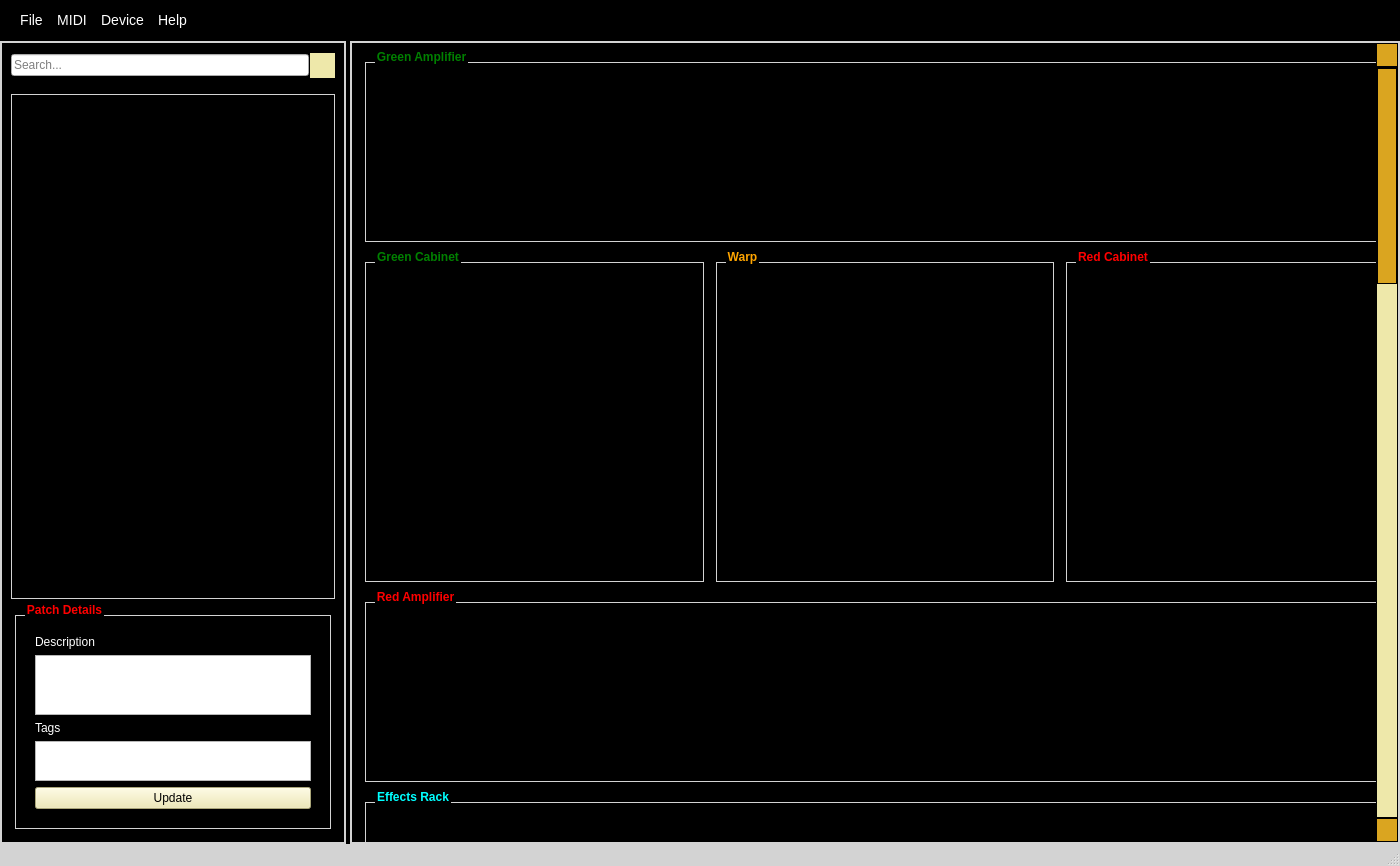
<?xml version="1.0" encoding="UTF-8"?>
<ui version="4.0">
 <class>MainWindow</class>
 <widget class="QMainWindow" name="MainWindow">
  <property name="geometry">
   <rect>
    <x>0</x>
    <y>0</y>
    <width>1400</width>
    <height>866</height>
   </rect>
  </property>
  <property name="minimumSize">
   <size>
    <width>400</width>
    <height>300</height>
   </size>
  </property>
  <property name="windowTitle">
   <string>GNX Edit MIDI Device Controller</string>
  </property>
  <property name="styleSheet">
   <string notr="true">
QMainWindow#MainWindow, QSplitter, QWidget#scrollPaneLeft, QWidget#scrollPaneRight,  QScrollArea, QTreeView {
   font-family: 'Arial';
   font-size: 12px; 
   color: white; 
	background-color: black;
}
QGroupBox {
   border: 1px solid lightgray;
   margin: 10px 4px 4px 4px;
   padding: 10px;
}

QGroupBox::title {
    left: 10px;
    top: -12px;
}

QGroupBox#groupBoxAmpRed, 
QGroupBox#groupBoxCabRed {
	color: red;
	font-weight: bold;
}
QGroupBox#groupBoxAmpGreen, 
QGroupBox#groupBoxCabGreen {
	color: green;
	font-weight: bold;
}
QGroupBox#groupBoxWarp {
	color: orange;
	font-weight: bold;
}
QGroupBox#groupBoxEffects {
	color: cyan;
	font-weight: bold;
}
QMenu {
	background-color:  palegoldenrod;
}
QMenu::item {
	color: black;
}
QMenu::item:selected {
	background-color: red;
	color: white;
}

QGroupBox#groupBoxAmpRed QMenu::item:selected,
QGroupBox#groupBoxCabRed QMenu::item:selected {
	background-color: red;
	color: white;
}

QGroupBox#groupBoxAmpGreen QMenu::item:selected,
QGroupBox#groupBoxCabGreen QMenu::item:selected {
	background-color: green;
	color: white;
}
QMenu::item:disabled {
   background-color: palegoldenrod;
   color: gray;
}

QGroupBox#groupBoxAmpGreen QMenu::item:disabled, 
QGroupBox#groupBoxCabGreen QMenu::item:disabled,
QGroupBox#groupBoxAmpRed QMenu::item:disabled, 
QGroupBox#groupBoxCabRed QMenu::item:disabled
 {
	background-color: palegoldenrod;
   color: black;
 }

QComboBox {
   padding: 4px; 
   margin: 0px; 
}

QComboBox#exp1selector, 
QComboBox#exp2selector,
QComboBox#exp3selector,
QComboBox#lfo1selector,
QComboBox#lfo2selector {
   color: white; 
   background-color: transparent;
   selection-background-color: transparent;
}

QComboBox#exp1selector QAbstractItemView, 
QComboBox#exp2selector QAbstractItemView, 
QComboBox#exp3selector QAbstractItemView, 
QComboBox#lfo1selector QAbstractItemView,
QComboBox#lfo2selector QAbstractItemView {
    color: white;
    background-color: black;
}

QComboBox#exp1selector QAbstractItemView QScrollBar:vertical, 
QComboBox#lfo1selector QAbstractItemView QScrollBar:vertical {
   background-color: #2A5300;
   color: black;     
}
QComboBox#exp3selector QAbstractItemView QScrollBar:vertical, 
QComboBox#lfo2selector QAbstractItemView QScrollBar:vertical {
   background-color: #7E0000;
   color: black;     
}
QComboBox#exp2selector QAbstractItemView QScrollBar:vertical {
   background-color: #853500;
   color: black;     
}

QMenuBar#mainMenuBar {
   font-family: 'Arial';
   font-size: 14px; 
   color: white; 
	background-color: black;
	color: white;
	padding: 0px;
    margin: 10px;
}
QMenuBar#mainMenuBar::item:selected {
   background-color: palegoldenrod;
   color: black;
}
 
QLabel[cssClass='blue'] {
   padding: 0, 0, 0, 0; 
   margin: 0; 
   color: lightblue;
   font-size: 14px;
   font-family: 'Arial Narrow'
}
QLabel[cssClass='orange'] {
   padding: 0, 0, 0, 0; 
   margin: 0; 
   color: khaki;
   font-size: 14px;
   font-family: 'Arial Narrow'
}
QLabel[cssClass='green'] {
   padding: 0, 0, 0, 0; 
   margin: 0; 
   color: white;
   font-size: 14px;
   font-family: 'Arial Narrow'
}
QLabel[cssClass='red'] {
   padding: 0, 0, 0, 0; 
   margin: 0; 
   color: lightpink;
   font-size: 14px;
   font-family: 'Arial Narrow'
}
QStatusBar {
	padding: 8px, 0;
	background-color: lightgray;
	color: black;
}

QStatusBar QLabel {
	border: 1px solid gray;
}

QTreeView {
   font-size: 14px;
   margin: 10px 0 0 0;
   padding: 10px 0 10px 0;
   border: 1px solid lightgray;
}

QTreeView::item:selected {
   border-image: none;
   background-image: none;
   border: none;
   border: 1px solid red;
   background-color: red;
   color: white;
}

QTreeView::branch:has-siblings:!adjoins-item {
    border-image: url('./src/ui/tree/vline.png') 0;
}

QTreeView::branch:has-siblings:adjoins-item {
    border-image: url('./src/ui/tree/branch-more.png') 0;
}

QTreeView::branch:!has-children:!has-siblings:adjoins-item {
    border-image: url('./src/ui/tree/branch-end.png') 0;
}

QTreeView::branch:has-children:!has-siblings:closed,
QTreeView::branch:closed:has-children:has-siblings {
        border-image: none;
        image: url('./src/ui/tree/branch-closed.png');
}

QTreeView::branch:open:has-children:!has-siblings,
QTreeView::branch:open:has-children:has-siblings  {
        border-image: none;
        image: url('./src/ui/tree/branch-open.png');
}

QSplitter::handle {
    background: black;
}

QScrollArea {
   border: 2px solid lightgray;
}

QScrollBar {
     border: 1px solid black;
     background: palegoldenrod;
     width: 22px;
     margin: 24px 0 24px 0;
}
QScrollBar::handle {
     background: none;
     min-height: 20px;
     background: goldenrod;
     border: 1px solid black;
}
QScrollBar::add-line {
     border: 1px solid black;
     background: goldenrod;
     height: 22px;
     subcontrol-position: bottom;
     subcontrol-origin: margin;
}
QScrollBar::sub-line {
     border: 1px solid black;
     background: goldenrod;
     height: 22px;
     subcontrol-position: top;
     subcontrol-origin: margin;
}
QScrollBar::left-arrow, QScrollBar::right-arrow,
QScrollBar::up-arrow, QScrollBar::down-arrow {
     border: none;
     width: 18px;
     height: 18px;
 }
QScrollBar::up-arrow {
   image: url('./src/ui/scroller/up.png');
}
QScrollBar::down-arrow {
   image: url('./src/ui/scroller/down.png');
}
QScrollBar::left-arrow {
   image: url('./src/ui/scroller/left.png');
}
QScrollBar::right-arrow {
   image: url('./src/ui/scroller/right.png');
}
QTitleBar {
   background: green;
}
QLabel[cssClass='context-menu-title'] {
   color: black;
   font-weight: bold;
   padding-left: 12px;
}
#patchDetailsGroupBox {
	color: red;
	font-weight: bold;
}
#patchDetailsGroupBox QLabel {
   color: white;
}
#patchDetailsGroupBox QPushButton {
   background-color: palegoldenrod;
}
#patchDetailsGroupBox QPushButton:pressed {
   background-color: goldenrod;
}

QPushButton#patchSearchButton { 
   background-color: palegoldenrod; 
   image: url('./src/ui/tree/search.png');
   border-style: outset;
   border-width: 1px;
}

QPushButton#patchSearchButton:pressed { 
   background-color: goldenrod; 
   image: url('./src/ui/tree/search-pressed.png');
   border-style: inset;
   border-width: 1px;
} 

QLineEdit#patchSearchText: {
   margin: 0px;
}


</string>
  </property>
  <widget class="QWidget" name="CentralWidget">
   <layout class="QHBoxLayout" name="horizontalLayout">
    <property name="spacing">
     <number>0</number>
    </property>
    <property name="leftMargin">
     <number>0</number>
    </property>
    <property name="topMargin">
     <number>0</number>
    </property>
    <property name="rightMargin">
     <number>0</number>
    </property>
    <property name="bottomMargin">
     <number>0</number>
    </property>
    <item>
     <widget class="QSplitter" name="splitter">
      <property name="sizePolicy">
       <sizepolicy hsizetype="Preferred" vsizetype="Preferred">
        <horstretch>0</horstretch>
        <verstretch>0</verstretch>
       </sizepolicy>
      </property>
      <property name="minimumSize">
       <size>
        <width>0</width>
        <height>800</height>
       </size>
      </property>
      <property name="maximumSize">
       <size>
        <width>16777215</width>
        <height>16777215</height>
       </size>
      </property>
      <property name="baseSize">
       <size>
        <width>0</width>
        <height>0</height>
       </size>
      </property>
      <property name="orientation">
       <enum>Qt::Orientation::Horizontal</enum>
      </property>
      <property name="childrenCollapsible">
       <bool>false</bool>
      </property>
      <widget class="QScrollArea" name="scrollAreaLeft">
       <property name="sizePolicy">
        <sizepolicy hsizetype="Maximum" vsizetype="Expanding">
         <horstretch>0</horstretch>
         <verstretch>0</verstretch>
        </sizepolicy>
       </property>
       <property name="minimumSize">
        <size>
         <width>200</width>
         <height>0</height>
        </size>
       </property>
       <property name="maximumSize">
        <size>
         <width>600</width>
         <height>16777215</height>
        </size>
       </property>
       <property name="baseSize">
        <size>
         <width>0</width>
         <height>0</height>
        </size>
       </property>
       <property name="widgetResizable">
        <bool>true</bool>
       </property>
       <widget class="QWidget" name="scrollPaneLeft">
        <property name="geometry">
         <rect>
          <x>0</x>
          <y>0</y>
          <width>341</width>
          <height>796</height>
         </rect>
        </property>
        <property name="sizePolicy">
         <sizepolicy hsizetype="Preferred" vsizetype="Preferred">
          <horstretch>0</horstretch>
          <verstretch>0</verstretch>
         </sizepolicy>
        </property>
        <layout class="QVBoxLayout" name="verticalLayout">
         <item>
          <widget class="QWidget" name="widget" native="true">
           <property name="sizePolicy">
            <sizepolicy hsizetype="Preferred" vsizetype="Maximum">
             <horstretch>0</horstretch>
             <verstretch>0</verstretch>
            </sizepolicy>
           </property>
           <layout class="QHBoxLayout" name="horizontalLayout_4">
            <property name="spacing">
             <number>0</number>
            </property>
            <property name="leftMargin">
             <number>0</number>
            </property>
            <property name="topMargin">
             <number>0</number>
            </property>
            <property name="rightMargin">
             <number>0</number>
            </property>
            <property name="bottomMargin">
             <number>0</number>
            </property>
            <item>
             <widget class="QLineEdit" name="patchSearchText">
              <property name="placeholderText">
               <string>Search...</string>
              </property>
             </widget>
            </item>
            <item>
             <widget class="QPushButton" name="patchSearchButton">
              <property name="sizePolicy">
               <sizepolicy hsizetype="Minimum" vsizetype="Fixed">
                <horstretch>0</horstretch>
                <verstretch>0</verstretch>
               </sizepolicy>
              </property>
              <property name="minimumSize">
               <size>
                <width>26</width>
                <height>26</height>
               </size>
              </property>
              <property name="maximumSize">
               <size>
                <width>26</width>
                <height>26</height>
               </size>
              </property>
              <property name="cursor">
               <cursorShape>PointingHandCursor</cursorShape>
              </property>
              <property name="text">
               <string/>
              </property>
              <property name="autoDefault">
               <bool>false</bool>
              </property>
              <property name="default">
               <bool>false</bool>
              </property>
              <property name="flat">
               <bool>false</bool>
              </property>
             </widget>
            </item>
           </layout>
          </widget>
         </item>
         <item>
          <widget class="QTreeView" name="treeView">
           <property name="sizePolicy">
            <sizepolicy hsizetype="Preferred" vsizetype="Preferred">
             <horstretch>5</horstretch>
             <verstretch>0</verstretch>
            </sizepolicy>
           </property>
           <property name="baseSize">
            <size>
             <width>0</width>
             <height>0</height>
            </size>
           </property>
           <property name="headerHidden">
            <bool>true</bool>
           </property>
          </widget>
         </item>
         <item>
          <widget class="QGroupBox" name="patchDetailsGroupBox">
           <property name="sizePolicy">
            <sizepolicy hsizetype="Preferred" vsizetype="Maximum">
             <horstretch>0</horstretch>
             <verstretch>0</verstretch>
            </sizepolicy>
           </property>
           <property name="title">
            <string>Patch Details</string>
           </property>
           <layout class="QVBoxLayout" name="verticalLayout_6">
            <item>
             <widget class="QLabel" name="label">
              <property name="sizePolicy">
               <sizepolicy hsizetype="Preferred" vsizetype="Maximum">
                <horstretch>0</horstretch>
                <verstretch>0</verstretch>
               </sizepolicy>
              </property>
              <property name="text">
               <string>Description</string>
              </property>
             </widget>
            </item>
            <item>
             <widget class="QPlainTextEdit" name="patchDescription">
              <property name="sizePolicy">
               <sizepolicy hsizetype="Expanding" vsizetype="Maximum">
                <horstretch>0</horstretch>
                <verstretch>0</verstretch>
               </sizepolicy>
              </property>
              <property name="maximumSize">
               <size>
                <width>16777215</width>
                <height>60</height>
               </size>
              </property>
              <property name="tabChangesFocus">
               <bool>true</bool>
              </property>
             </widget>
            </item>
            <item>
             <widget class="QLabel" name="label_2">
              <property name="sizePolicy">
               <sizepolicy hsizetype="Preferred" vsizetype="Maximum">
                <horstretch>0</horstretch>
                <verstretch>0</verstretch>
               </sizepolicy>
              </property>
              <property name="text">
               <string>Tags</string>
              </property>
             </widget>
            </item>
            <item>
             <widget class="QPlainTextEdit" name="patchTags">
              <property name="sizePolicy">
               <sizepolicy hsizetype="Expanding" vsizetype="Maximum">
                <horstretch>0</horstretch>
                <verstretch>0</verstretch>
               </sizepolicy>
              </property>
              <property name="maximumSize">
               <size>
                <width>16777215</width>
                <height>40</height>
               </size>
              </property>
              <property name="tabChangesFocus">
               <bool>true</bool>
              </property>
             </widget>
            </item>
            <item>
             <widget class="QPushButton" name="patchDescriptionUpdateButton">
              <property name="cursor">
               <cursorShape>PointingHandCursor</cursorShape>
              </property>
              <property name="text">
               <string>Update</string>
              </property>
             </widget>
            </item>
           </layout>
          </widget>
         </item>
        </layout>
       </widget>
      </widget>
      <widget class="QScrollArea" name="scrollAreaRight">
       <property name="sizePolicy">
        <sizepolicy hsizetype="Expanding" vsizetype="Expanding">
         <horstretch>0</horstretch>
         <verstretch>0</verstretch>
        </sizepolicy>
       </property>
       <property name="minimumSize">
        <size>
         <width>1050</width>
         <height>0</height>
        </size>
       </property>
       <property name="widgetResizable">
        <bool>true</bool>
       </property>
       <widget class="QWidget" name="scrollPaneRight">
        <property name="geometry">
         <rect>
          <x>0</x>
          <y>0</y>
          <width>1066</width>
          <height>2766</height>
         </rect>
        </property>
        <property name="sizePolicy">
         <sizepolicy hsizetype="Maximum" vsizetype="Expanding">
          <horstretch>0</horstretch>
          <verstretch>0</verstretch>
         </sizepolicy>
        </property>
        <property name="minimumSize">
         <size>
          <width>0</width>
          <height>0</height>
         </size>
        </property>
        <layout class="QVBoxLayout" name="verticalLayout_2">
         <item>
          <widget class="QGroupBox" name="groupBoxAmpGreen">
           <property name="sizePolicy">
            <sizepolicy hsizetype="Preferred" vsizetype="Preferred">
             <horstretch>0</horstretch>
             <verstretch>0</verstretch>
            </sizepolicy>
           </property>
           <property name="styleSheet">
            <string notr="true"/>
           </property>
           <property name="title">
            <string>Green Amplifier</string>
           </property>
           <layout class="QVBoxLayout" name="verticalLayout_4">
            <item>
             <widget class="AmpFace" name="ampGreen" native="true">
              <property name="sizePolicy">
               <sizepolicy hsizetype="Fixed" vsizetype="Maximum">
                <horstretch>0</horstretch>
                <verstretch>0</verstretch>
               </sizepolicy>
              </property>
              <property name="minimumSize">
               <size>
                <width>1000</width>
                <height>140</height>
               </size>
              </property>
              <property name="styleSheet">
               <string notr="true"/>
              </property>
              <property name="ampStyle" stdset="0">
               <number>0</number>
              </property>
             </widget>
            </item>
           </layout>
          </widget>
         </item>
         <item>
          <widget class="QWidget" name="widget_3" native="true">
           <property name="sizePolicy">
            <sizepolicy hsizetype="Minimum" vsizetype="Minimum">
             <horstretch>0</horstretch>
             <verstretch>0</verstretch>
            </sizepolicy>
           </property>
           <property name="minimumSize">
            <size>
             <width>0</width>
             <height>0</height>
            </size>
           </property>
           <layout class="QHBoxLayout" name="horizontalLayout_2">
            <property name="spacing">
             <number>4</number>
            </property>
            <property name="leftMargin">
             <number>0</number>
            </property>
            <property name="topMargin">
             <number>0</number>
            </property>
            <property name="rightMargin">
             <number>0</number>
            </property>
            <property name="bottomMargin">
             <number>0</number>
            </property>
            <item>
             <widget class="QGroupBox" name="groupBoxCabGreen">
              <property name="title">
               <string>Green Cabinet</string>
              </property>
              <layout class="QHBoxLayout" name="horizontalLayout_5">
               <item>
                <widget class="CabFace" name="cabGreen" native="true">
                 <property name="minimumSize">
                  <size>
                   <width>280</width>
                   <height>280</height>
                  </size>
                 </property>
                 <property name="maximumSize">
                  <size>
                   <width>280</width>
                   <height>280</height>
                  </size>
                 </property>
                 <property name="cabStyle" stdset="0">
                  <number>0</number>
                 </property>
                </widget>
               </item>
              </layout>
             </widget>
            </item>
            <item>
             <widget class="QGroupBox" name="groupBoxWarp">
              <property name="title">
               <string>Warp</string>
              </property>
              <layout class="QHBoxLayout" name="horizontalLayout_6">
               <item>
                <widget class="WarpFace" name="warpFace" native="true">
                 <property name="minimumSize">
                  <size>
                   <width>280</width>
                   <height>280</height>
                  </size>
                 </property>
                 <property name="maximumSize">
                  <size>
                   <width>280</width>
                   <height>280</height>
                  </size>
                 </property>
                </widget>
               </item>
              </layout>
             </widget>
            </item>
            <item>
             <widget class="QGroupBox" name="groupBoxCabRed">
              <property name="minimumSize">
               <size>
                <width>200</width>
                <height>0</height>
               </size>
              </property>
              <property name="title">
               <string>Red Cabinet</string>
              </property>
              <layout class="QHBoxLayout" name="horizontalLayout_3">
               <item>
                <widget class="CabFace" name="cabRed" native="true">
                 <property name="minimumSize">
                  <size>
                   <width>280</width>
                   <height>280</height>
                  </size>
                 </property>
                 <property name="maximumSize">
                  <size>
                   <width>280</width>
                   <height>280</height>
                  </size>
                 </property>
                 <property name="cabStyle" stdset="0">
                  <number>0</number>
                 </property>
                </widget>
               </item>
              </layout>
             </widget>
            </item>
           </layout>
          </widget>
         </item>
         <item>
          <widget class="QGroupBox" name="groupBoxAmpRed">
           <property name="sizePolicy">
            <sizepolicy hsizetype="Preferred" vsizetype="Preferred">
             <horstretch>0</horstretch>
             <verstretch>0</verstretch>
            </sizepolicy>
           </property>
           <property name="styleSheet">
            <string notr="true"/>
           </property>
           <property name="title">
            <string>Red Amplifier</string>
           </property>
           <layout class="QVBoxLayout" name="verticalLayout_3">
            <item>
             <widget class="AmpFace" name="ampRed" native="true">
              <property name="sizePolicy">
               <sizepolicy hsizetype="Fixed" vsizetype="Fixed">
                <horstretch>0</horstretch>
                <verstretch>0</verstretch>
               </sizepolicy>
              </property>
              <property name="minimumSize">
               <size>
                <width>1000</width>
                <height>140</height>
               </size>
              </property>
              <property name="ampStyle" stdset="0">
               <number>0</number>
              </property>
             </widget>
            </item>
           </layout>
          </widget>
         </item>
         <item>
          <widget class="QGroupBox" name="groupBoxEffects">
           <property name="title">
            <string>Effects Rack</string>
           </property>
           <layout class="QVBoxLayout" name="verticalLayout_5">
            <item>
             <widget class="PickupFace" name="pickupFace" native="true">
              <property name="minimumSize">
               <size>
                <width>1000</width>
                <height>140</height>
               </size>
              </property>
              <property name="maximumSize">
               <size>
                <width>1000</width>
                <height>140</height>
               </size>
              </property>
             </widget>
            </item>
            <item>
             <widget class="WahFace" name="wahFace" native="true">
              <property name="minimumSize">
               <size>
                <width>1000</width>
                <height>140</height>
               </size>
              </property>
              <property name="maximumSize">
               <size>
                <width>1000</width>
                <height>140</height>
               </size>
              </property>
             </widget>
            </item>
            <item>
             <widget class="CompressorFace" name="compressorFace" native="true">
              <property name="minimumSize">
               <size>
                <width>1000</width>
                <height>140</height>
               </size>
              </property>
              <property name="maximumSize">
               <size>
                <width>1000</width>
                <height>140</height>
               </size>
              </property>
             </widget>
            </item>
            <item>
             <widget class="WhammyFace" name="whammyFace" native="true">
              <property name="minimumSize">
               <size>
                <width>1000</width>
                <height>140</height>
               </size>
              </property>
              <property name="maximumSize">
               <size>
                <width>1000</width>
                <height>140</height>
               </size>
              </property>
              <property name="whammyType" stdset="0">
               <number>0</number>
              </property>
             </widget>
            </item>
            <item>
             <widget class="GateFace" name="gateFace" native="true">
              <property name="minimumSize">
               <size>
                <width>1000</width>
                <height>140</height>
               </size>
              </property>
              <property name="maximumSize">
               <size>
                <width>1000</width>
                <height>140</height>
               </size>
              </property>
              <property name="gateType" stdset="0">
               <number>0</number>
              </property>
             </widget>
            </item>
            <item>
             <widget class="ModFace" name="modFace" native="true">
              <property name="minimumSize">
               <size>
                <width>1000</width>
                <height>240</height>
               </size>
              </property>
              <property name="maximumSize">
               <size>
                <width>1000</width>
                <height>240</height>
               </size>
              </property>
              <property name="modType" stdset="0">
               <number>0</number>
              </property>
             </widget>
            </item>
            <item>
             <widget class="DelayFace" name="delayFace" native="true">
              <property name="minimumSize">
               <size>
                <width>1000</width>
                <height>240</height>
               </size>
              </property>
              <property name="maximumSize">
               <size>
                <width>1000</width>
                <height>240</height>
               </size>
              </property>
             </widget>
            </item>
            <item>
             <widget class="ReverbFace" name="reverbFace" native="true">
              <property name="minimumSize">
               <size>
                <width>1000</width>
                <height>240</height>
               </size>
              </property>
              <property name="maximumSize">
               <size>
                <width>1000</width>
                <height>240</height>
               </size>
              </property>
             </widget>
            </item>
            <item>
             <widget class="ExpFace" name="expFace" native="true">
              <property name="minimumSize">
               <size>
                <width>1000</width>
                <height>240</height>
               </size>
              </property>
              <property name="maximumSize">
               <size>
                <width>1000</width>
                <height>240</height>
               </size>
              </property>
              <property name="expType" stdset="0">
               <number>0</number>
              </property>
             </widget>
            </item>
            <item>
             <widget class="LFOFace" name="lfoFace" native="true">
              <property name="minimumSize">
               <size>
                <width>1000</width>
                <height>240</height>
               </size>
              </property>
              <property name="maximumSize">
               <size>
                <width>1000</width>
                <height>240</height>
               </size>
              </property>
             </widget>
            </item>
           </layout>
          </widget>
         </item>
        </layout>
       </widget>
      </widget>
     </widget>
    </item>
   </layout>
  </widget>
  <widget class="QMenuBar" name="mainMenuBar">
   <property name="geometry">
    <rect>
     <x>0</x>
     <y>0</y>
     <width>1400</width>
     <height>42</height>
    </rect>
   </property>
   <property name="minimumSize">
    <size>
     <width>0</width>
     <height>26</height>
    </size>
   </property>
   <property name="font">
    <font>
     <family>Arial</family>
     <pointsize>-1</pointsize>
    </font>
   </property>
   <widget class="QMenu" name="menuMIDI">
    <property name="title">
     <string>MIDI</string>
    </property>
    <addaction name="actionMIDIInterface"/>
   </widget>
   <widget class="QMenu" name="menuHelp">
    <property name="title">
     <string>Help</string>
    </property>
    <addaction name="actionAbout"/>
    <addaction name="actionHelp"/>
   </widget>
   <widget class="QMenu" name="menuFile">
    <property name="title">
     <string>File</string>
    </property>
    <addaction name="actionQuit"/>
   </widget>
   <widget class="QMenu" name="menuDevice">
    <property name="title">
     <string>Device</string>
    </property>
    <addaction name="actionResync"/>
    <addaction name="actionSavePatch"/>
    <addaction name="actionSavePatchToLibrary"/>
   </widget>
   <addaction name="menuFile"/>
   <addaction name="menuMIDI"/>
   <addaction name="menuDevice"/>
   <addaction name="menuHelp"/>
  </widget>
  <widget class="QStatusBar" name="statusBar"/>
  <action name="actionResync">
   <property name="text">
    <string>Resync</string>
   </property>
   <property name="toolTip">
    <string>Add device to CPGEN</string>
   </property>
  </action>
  <action name="actionRemoveDevice">
   <property name="text">
    <string>Remove Device</string>
   </property>
   <property name="toolTip">
    <string>Remove device from CPGEN</string>
   </property>
  </action>
  <action name="actionAbout">
   <property name="text">
    <string>About CPGEN</string>
   </property>
  </action>
  <action name="actionHelp">
   <property name="text">
    <string>Help</string>
   </property>
   <property name="toolTip">
    <string>CPGEN Help</string>
   </property>
  </action>
  <action name="actionMIDIInterface">
   <property name="text">
    <string>MIDI Interface</string>
   </property>
   <property name="toolTip">
    <string>MIDI interface settings</string>
   </property>
  </action>
  <action name="actionQuit">
   <property name="text">
    <string>Quit</string>
   </property>
   <property name="menuRole">
    <enum>QAction::MenuRole::QuitRole</enum>
   </property>
  </action>
  <action name="actionAnother_Option">
   <property name="text">
    <string>Another Option</string>
   </property>
  </action>
  <action name="actionSavePatch">
   <property name="text">
    <string>Save Patch to User Bank</string>
   </property>
  </action>
  <action name="actionTestClick">
   <property name="text">
    <string>Test Click</string>
   </property>
  </action>
  <action name="actionSavePatchToLibrary">
   <property name="text">
    <string>Save Patch to Library</string>
   </property>
  </action>
 </widget>
 <customwidgets>
  <customwidget>
   <class>AmpFace</class>
   <extends>QWidget</extends>
   <header>ampface</header>
  </customwidget>
  <customwidget>
   <class>CabFace</class>
   <extends>QWidget</extends>
   <header>cabface</header>
  </customwidget>
  <customwidget>
   <class>WarpFace</class>
   <extends>QWidget</extends>
   <header>warpface</header>
  </customwidget>
  <customwidget>
   <class>PickupFace</class>
   <extends>QWidget</extends>
   <header>pickupface</header>
  </customwidget>
  <customwidget>
   <class>WahFace</class>
   <extends>QWidget</extends>
   <header>wahface</header>
  </customwidget>
  <customwidget>
   <class>CompressorFace</class>
   <extends>QWidget</extends>
   <header>compressorface</header>
  </customwidget>
  <customwidget>
   <class>WhammyFace</class>
   <extends>QWidget</extends>
   <header>whammyface</header>
  </customwidget>
  <customwidget>
   <class>GateFace</class>
   <extends>QWidget</extends>
   <header>gateface</header>
  </customwidget>
  <customwidget>
   <class>ModFace</class>
   <extends>QWidget</extends>
   <header>modface</header>
  </customwidget>
  <customwidget>
   <class>DelayFace</class>
   <extends>QWidget</extends>
   <header>delayface</header>
  </customwidget>
  <customwidget>
   <class>ReverbFace</class>
   <extends>QWidget</extends>
   <header>reverbface</header>
  </customwidget>
  <customwidget>
   <class>ExpFace</class>
   <extends>QWidget</extends>
   <header>expface</header>
  </customwidget>
  <customwidget>
   <class>LFOFace</class>
   <extends>QWidget</extends>
   <header>lfoface</header>
  </customwidget>
 </customwidgets>
 <resources/>
 <connections/>
</ui>
